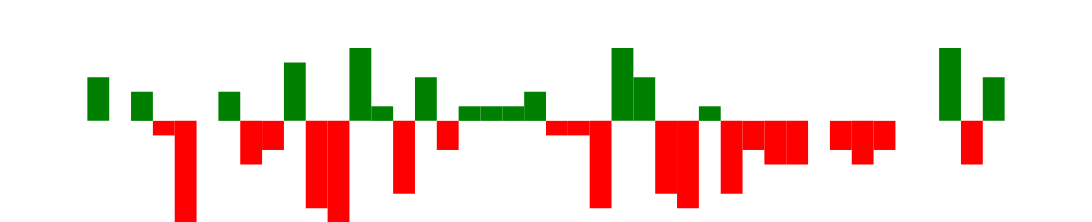

This figure's Vega-Lite source:
### Vega specification from a JSON file in a GitHub repository (floating-point values rounded to 4 significant figures)
{"$schema": "https://vega.github.io/schema/vega/v5.json", "width": 250, "height": 40, "padding": 0, "data": [{"name": "table", "values": [{"game": "g1", "diff": 3}, {"game": "g2", "diff": 0}, {"game": "g3", "diff": 2}, {"game": "g4", "diff": -1}, {"game": "g5", "diff": -7}, {"game": "g6", "diff": 0}, {"game": "g7", "diff": 2}, {"game": "g8", "diff": -3}, {"game": "g9", "diff": -2}, {"game": "g10", "diff": 4}, {"game": "g11", "diff": -6}, {"game": "g12", "diff": -7}, {"game": "g13", "diff": 5}, {"game": "g14", "diff": 1}, {"game": "g15", "diff": -5}, {"game": "g16", "diff": 3}, {"game": "g17", "diff": -2}, {"game": "g18", "diff": 1}, {"game": "g19", "diff": 1}, {"game": "g20", "diff": 1}, {"game": "g21", "diff": 2}, {"game": "g22", "diff": -1}, {"game": "g23", "diff": -1}, {"game": "g24", "diff": -6}, {"game": "g25", "diff": 5}, {"game": "g26", "diff": 3}, {"game": "g27", "diff": -5}, {"game": "g28", "diff": -6}, {"game": "g29", "diff": 1}, {"game": "g30", "diff": -5}, {"game": "g31", "diff": -2}, {"game": "g32", "diff": -3}, {"game": "g33", "diff": -3}, {"game": "g34", "diff": 0}, {"game": "g35", "diff": -2}, {"game": "g36", "diff": -3}, {"game": "g37", "diff": -2}, {"game": "g38", "diff": 0}, {"game": "g39", "diff": 0}, {"game": "g40", "diff": 5}, {"game": "g41", "diff": -3}, {"game": "g42", "diff": 3}]}], "signals": [{"name": "tooltip", "value": {}, "on": [{"events": "rect:mouseover", "update": "datum"}, {"events": "rect:mouseout", "update": "{}"}]}], "scales": [{"name": "xscale", "type": "band", "domain": {"data": "table", "field": "game"}, "range": "width", "padding": 0.05, "round": true}, {"name": "yscale", "domain": {"data": "table", "field": "diff"}, "nice": true, "range": "height"}], "axes": [{"orient": "bottom", "scale": "xscale", "labels": false, "ticks": false}, {"orient": "right", "scale": "yscale", "labels": false, "ticks": false}], "marks": [{"type": "rect", "from": {"data": "table"}, "encode": {"enter": {"x": {"scale": "xscale", "field": "game"}, "width": {"scale": "xscale", "band": 1}, "y": {"scale": "yscale", "field": "diff"}, "y2": {"scale": "yscale", "value": 0}, "fill": [{"test": "datum.diff > 0", "value": "green"}, {"value": "red"}]}, "update": {"fill": [{"test": "datum.diff > 0", "value": "green"}, {"value": "red"}]}, "hover": {"fill": {"value": "black"}}}}, {"type": "text", "encode": {"enter": {"align": {"value": "center"}, "baseline": {"value": "bottom"}, "fill": {"value": "#333"}}, "update": {"x": {"scale": "xscale", "signal": "tooltip.game", "band": 0.5}, "y": {"scale": "yscale", "signal": "tooltip.diff", "offset": 0.05}, "text": {"signal": "tooltip.diff"}, "fillOpacity": [{"test": "datum === tooltip", "value": 0}, {"value": 1}]}}}], "config": {}}
